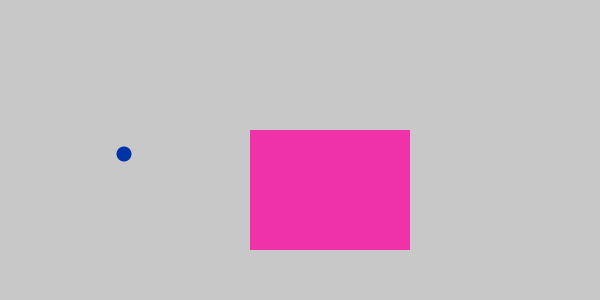
Frame 1 (no input)
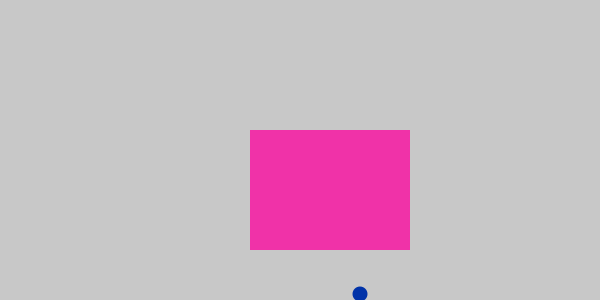
Frame 60 (the mouse pressed at the canvas centre just before this capture)
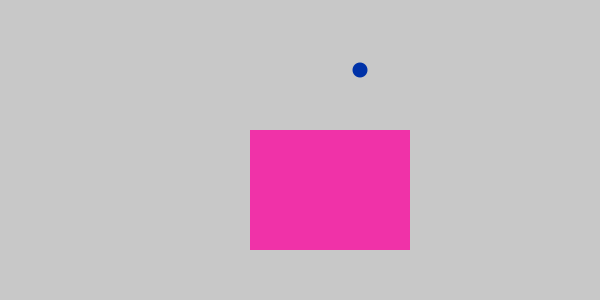
Frame 120 (the mouse held since frame 60 and released just before this capture)

The Processing sketch that drew these frames (run headless with seeded random() and noise(); from frame 60 on, the mouse is pressed at the canvas centre):

// Processing sketch: RectHits
// ── RectHits.pde
float rectX = 250;
float rectY = 130;
float rectH = 120;
float rectW = 160;

float elX = 120;
float elY = 150;
float elW = 15;
float elXSpeed = 4;
float elYSpeed = 4;

void setup() {
  size(600, 300);
  noStroke();
}

void draw() {
  background(200);
  elX += elXSpeed;
  elY += elYSpeed;
 
  // rect collision detection
  if ((elX > rectX - elW/2) && (elY > rectY - elW/2) && (elY < rectY + rectH + elW/2) && (elX < rectX + rectW + elW/2)) {
    if ((elX < rectX) || (elX > rectX + rectW)) {
      // if on the sides, change x Speed
      elXSpeed *= -1;
    } else {
      //if not on the sides, you must be on the top or bottom, so change Y speed
      elYSpeed *= -1;
    }
  } 

  //bounce off sides of screen:
  if ((elX > width) || (elX < 0)) {
    elXSpeed *= -1;
  }
  if ((elY > height) || (elY < 0)) {
    elYSpeed *= -1;
  }

  //draw everything:
  fill(#f032a8);
  rect(rectX, rectY, rectW, rectH);
  
  fill(#0032a8);
  ellipse(elX, elY, elW, elW);
}

void mouseClicked() {
}
